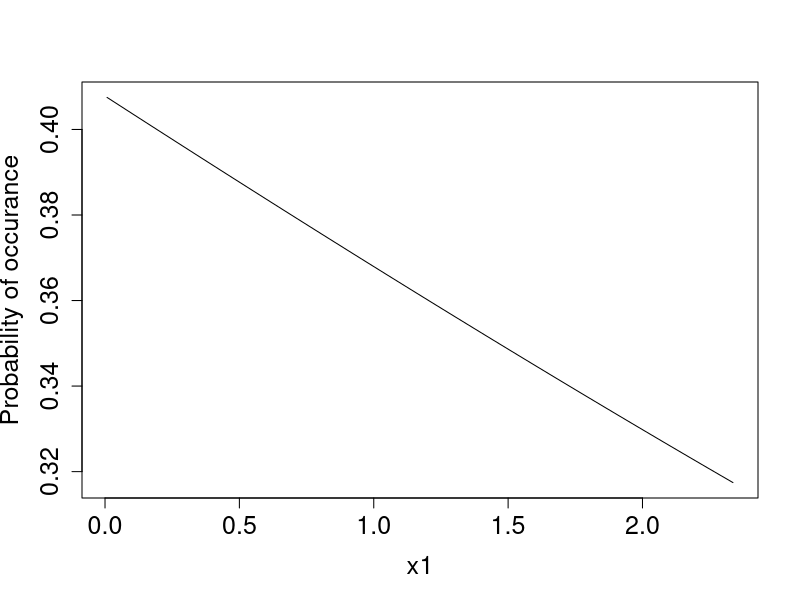

Here is the R script that generated this plot:
# HW 3 Peter JEnkins 2.26.2021

dat <- read.csv('Homework 3 Data.csv')
head(dat)


#1. Fit a logistic regression model that assumes the probability of success is an additive function of variables
#x1 and x2.

fit <- glm(y ~ x1 + x2, family= binomial, data= dat)
summary(fit)

#2. Interpret the effect of variable x1 on the log odds of success. Verify your interpretation in R.

#Let’s make these quantities concrete in R. Let’s evaluate the log odds ratio
#associated with a 1-unit change in latitude. First, calculate the probability
#of presence at 1 and 2 x1 , both fixed at b:

betas <- coef(fit)
betas
summary(dat$x1)

# probability of occurrence at 1
p_1 <- plogis(betas[1] + betas[2] * 1 + betas[3] *1)
p_1

# probability of occurrence at 2
p_2 <- plogis(betas[1] + betas[2] * 2 + betas[3] * 1)
p_2

#Let’s re-create the slope coefficient from the equation in slide 44:
# log odds ratio
log((p_2 / (1 - p_2)) / (p_1 / (1 - p_1)))

betas[2]
# slope = the change in y associated with a 1-unit change in the predictor variable.


# odds 
exp(betas[2])
(p_2 / (1 - p_2)) / (p_1 / (1 - p_1)) # odds ratio by hand
 # this represents the log odds ratio of a point being in b category relative to a point being in the a category



#3. Interpret the effect of variable x2 on the log odds of success. Verify your interpretation in R.

betas <- coef(fit)
p_b <- plogis(betas[1] + betas[3]) # set x1 = 0
p_a <- plogis(betas[1])
log((p_b / (1 - p_b)) / (p_a / (1 - p_a)))
# Slope of category b 
betas[3]



#4. Duplicate the Wald Test and p-values for variables x1 and x2 performed by the glm() function. Do
#you reject or fail to reject your null hypothesis?

#########
# wald test 
betas <- coef(fit)
summary(fit)
#Let’s conduct a Wald Test for the effect of x1:
ts <-  betas[2] / summary(fit)[['coefficients']]['x1', 'Std. Error']

summary(fit)[['coefficients']]['x1', 'z value']

# p value 
2 * pnorm(-1 * abs(ts), mean= 0, sd= 1)
summary(fit)[['coefficients']]["x1",'Pr(>|z|)']

##### 
##wald test x2
#######
betas <- coef(fit)
summary(fit)
#Let’s conduct a Wald Test for the effect of x2:
ts <-  betas[3] / summary(fit)[['coefficients']]['x2b', 'Std. Error']

summary(fit)[['coefficients']]['x2b', 'z value']

# p value 
2 * pnorm(-1 * abs(ts), mean= 0, sd= 1)
summary(fit)[['coefficients']]["x2b",'Pr(>|z|)']




#5. Predict and plot the mean probability of success over the range of values of x1.


# log odds of use
y <- betas[1] + betas[2] * mean(dat$x1) + betas[3] 
# probability of use
exp(y) / (1 + exp(y))

plogis(y)

# predicting across x1 with category b 

x1 <- seq(from = min(dat$x1), to = max(dat$x1),
           length.out = 100)
y <- betas[1] + betas[2] * x1 + betas[3] 
plot(x = x1, y = plogis(y), ylab = 'Probability of occurance',
     xlab = 'x1', cex.axis = 1.5, cex.lab = 1.5, type = 'l')


